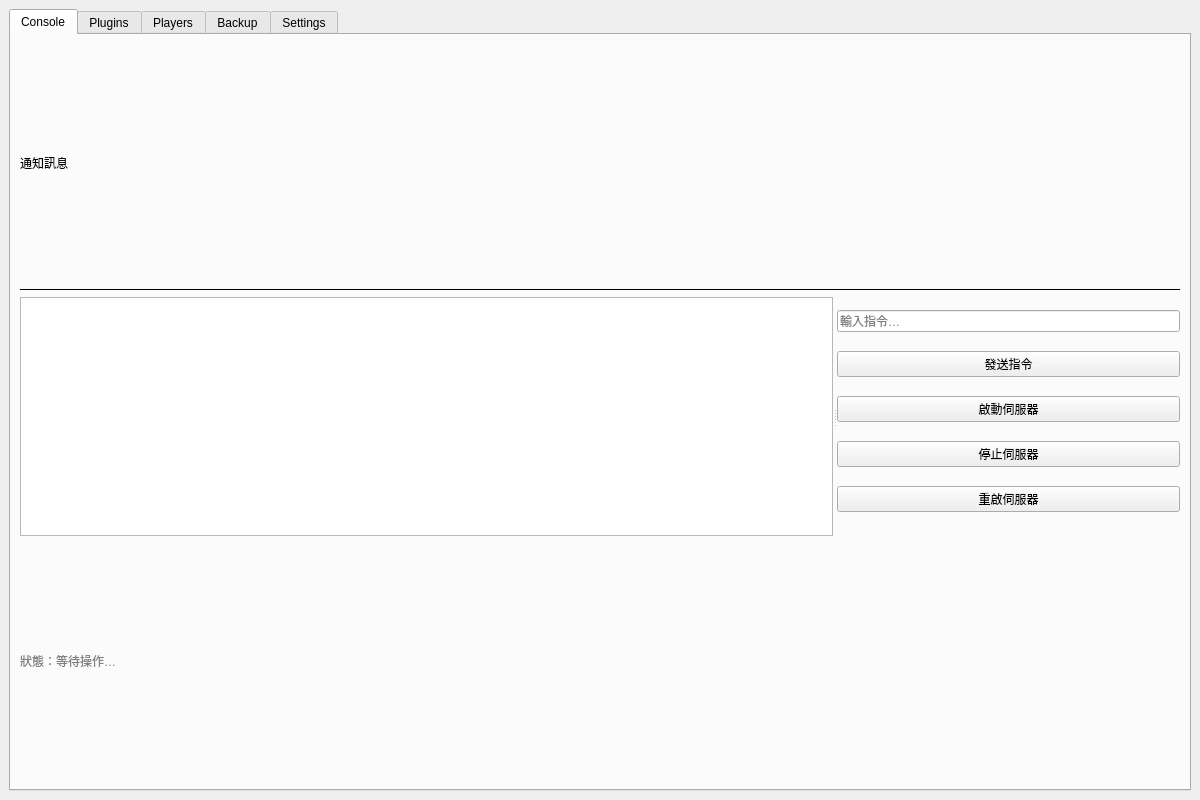
<?xml version="1.0" encoding="UTF-8"?>
<ui version="4.0">
 <class>MainWindow</class>
 <widget class="QMainWindow" name="MainWindow">
  <property name="geometry">
   <rect><x>0</x><y>0</y><width>1200</width><height>800</height></rect>
  </property>
  <property name="windowTitle">
   <string>Zientis Server Manager</string>
  </property>
  <widget class="QWidget" name="centralwidget">
   <layout class="QVBoxLayout" name="verticalLayout_main">
    <item>
     <widget class="QTabWidget" name="tabWidget">
<widget class="QWidget" name="tab_console">
 <attribute name="title">
  <string>Console</string>
 </attribute>
 <layout class="QVBoxLayout" name="vbox_console">
  <item>
   <widget class="QLabel" name="label_notify_console">
    <property name="text"><string>通知訊息</string></property>
    <property name="minimumHeight"><number>30</number></property>
   </widget>
  </item>
  <item>
   <widget class="QFrame" name="line_console">
    <property name="frameShape"><enum>QFrame::HLine</enum></property>
   </widget>
  </item>
  <item>
   <widget class="QSplitter" name="splitter_console">
    <property name="orientation"><enum>Qt::Horizontal</enum></property>
    <widget class="QTextEdit" name="text_log"/>
    <widget class="QWidget" name="panel_console_right">
     <layout class="QVBoxLayout" name="vbox_console_right">
      <item>
       <widget class="QLineEdit" name="edit_command">
        <property name="placeholderText"><string>輸入指令…</string></property>
       </widget>
      </item>
      <item>
       <widget class="QPushButton" name="btn_send_command">
        <property name="text"><string>發送指令</string></property>
       </widget>
      </item>
      <item>
       <widget class="QPushButton" name="btn_start">
        <property name="text"><string>啟動伺服器</string></property>
       </widget>
      </item>
      <item>
       <widget class="QPushButton" name="btn_stop">
        <property name="text"><string>停止伺服器</string></property>
       </widget>
      </item>
      <item>
       <widget class="QPushButton" name="btn_restart">
        <property name="text"><string>重啟伺服器</string></property>
       </widget>
      </item>
      <item>
       <spacer name="verticalSpacer1"><property name="orientation"><enum>Qt::Vertical</enum></property></spacer>
      </item>
     </layout>
    </widget>
   </widget>
  </item>
  <item>
   <widget class="QLabel" name="lbl_status_console">
    <property name="text"><string>狀態：等待操作…</string></property>
    <property name="styleSheet"><string>color:gray;</string></property>
   </widget>
  </item>
 </layout>
</widget>
<widget class="QWidget" name="tab_plugins">
 <attribute name="title">
  <string>Plugins</string>
 </attribute>
 <layout class="QVBoxLayout" name="vbox_plugins">
  <item>
   <widget class="QLabel" name="label_notify_plugins">
    <property name="text"><string>通知訊息</string></property>
    <property name="minimumHeight"><number>30</number></property>
   </widget>
  </item>
  <item>
   <widget class="QFrame" name="line_plugins">
    <property name="frameShape"><enum>QFrame::HLine</enum></property>
   </widget>
  </item>
  <item>
   <widget class="QSplitter" name="splitter_plugins">
    <property name="orientation"><enum>Qt::Horizontal</enum></property>
    <widget class="QTableWidget" name="table_plugins"/>
    <widget class="QWidget" name="panel_plugins_right">
     <layout class="QVBoxLayout" name="vbox_plugins_right">
      <item>
       <widget class="QPushButton" name="btn_plugin_add">
        <property name="text"><string>新增插件</string></property>
       </widget>
      </item>
      <item>
       <widget class="QPushButton" name="btn_plugin_remove">
        <property name="text"><string>移除插件</string></property>
       </widget>
      </item>
      <item>
       <widget class="QPushButton" name="btn_plugin_reload">
        <property name="text"><string>重新載入</string></property>
       </widget>
      </item>
      <item>
       <widget class="QPushButton" name="btn_plugin_check_updates">
        <property name="text"><string>檢查更新</string></property>
       </widget>
      </item>
      <item>
       <widget class="QPushButton" name="btn_plugin_enable">
        <property name="text"><string>啟用插件</string></property>
       </widget>
      </item>
      <item>
       <widget class="QPushButton" name="btn_plugin_disable">
        <property name="text"><string>停用插件</string></property>
       </widget>
      </item>
      <item>
       <spacer name="verticalSpacer2"><property name="orientation"><enum>Qt::Vertical</enum></property></spacer>
      </item>
     </layout>
    </widget>
   </widget>
  </item>
  <item>
   <widget class="QLabel" name="lbl_status_plugins">
    <property name="text"><string>狀態：等待操作…</string></property>
    <property name="styleSheet"><string>color:gray;</string></property>
   </widget>
  </item>
 </layout>
</widget>
<widget class="QWidget" name="tab_players">
 <attribute name="title">
  <string>Players</string>
 </attribute>
 <layout class="QVBoxLayout" name="vbox_players">
  <item>
   <widget class="QLabel" name="label_notify_players">
    <property name="text"><string>通知訊息</string></property>
    <property name="minimumHeight"><number>30</number></property>
   </widget>
  </item>
  <item>
   <widget class="QFrame" name="line_players">
    <property name="frameShape"><enum>QFrame::HLine</enum></property>
   </widget>
  </item>
  <item>
   <widget class="QSplitter" name="splitter_players">
    <property name="orientation"><enum>Qt::Horizontal</enum></property>
    <widget class="QListWidget" name="list_players"/>
    <widget class="QWidget" name="panel_players_right">
     <layout class="QVBoxLayout" name="vbox_players_right">
      <!-- 可自訂管理功能，這邊主力依右鍵功能 -->
      <item>
       <widget class="QLabel" name="label_player_tip">
        <property name="text"><string>雙擊或右鍵玩家進行管理</string></property>
       </widget>
      </item>
      <item>
       <spacer name="verticalSpacer3"><property name="orientation"><enum>Qt::Vertical</enum></property></spacer>
      </item>
     </layout>
    </widget>
   </widget>
  </item>
  <item>
   <widget class="QLabel" name="lbl_status_players">
    <property name="text"><string>狀態：等待操作…</string></property>
    <property name="styleSheet"><string>color:gray;</string></property>
   </widget>
  </item>
 </layout>
</widget>
<widget class="QWidget" name="tab_backup">
 <attribute name="title">
  <string>Backup</string>
 </attribute>
 <layout class="QVBoxLayout" name="vbox_backup">
  <item>
   <widget class="QLabel" name="label_notify_backup">
    <property name="text"><string>通知訊息</string></property>
    <property name="minimumHeight"><number>30</number></property>
   </widget>
  </item>
  <item>
   <widget class="QFrame" name="line_backup">
    <property name="frameShape"><enum>QFrame::HLine</enum></property>
   </widget>
  </item>
  <item>
   <widget class="QSplitter" name="splitter_backup">
    <property name="orientation"><enum>Qt::Horizontal</enum></property>
    <widget class="QListWidget" name="list_backup"/>
    <widget class="QWidget" name="panel_backup_right">
     <layout class="QVBoxLayout" name="vbox_backup_right">
      <item>
       <widget class="QPushButton" name="btn_backup">
        <property name="text"><string>執行手動備份</string></property>
       </widget>
      </item>
      <item>
       <spacer name="verticalSpacer4"><property name="orientation"><enum>Qt::Vertical</enum></property></spacer>
      </item>
     </layout>
    </widget>
   </widget>
  </item>
  <item>
   <widget class="QLabel" name="lbl_status_backup">
    <property name="text"><string>狀態：等待操作…</string></property>
    <property name="styleSheet"><string>color:gray;</string></property>
   </widget>
  </item>
 </layout>
</widget>
<widget class="QWidget" name="tab_settings">
 <attribute name="title">
  <string>Settings</string>
 </attribute>
 <layout class="QVBoxLayout" name="vbox_settings">
  <item>
   <widget class="QLabel" name="label_notify_settings">
    <property name="text"><string>通知訊息</string></property>
    <property name="minimumHeight"><number>30</number></property>
   </widget>
  </item>
  <item>
   <widget class="QFrame" name="line_settings">
    <property name="frameShape"><enum>QFrame::HLine</enum></property>
   </widget>
  </item>
  <item>
   <widget class="QWidget" name="panel_settings_main">
    <layout class="QFormLayout" name="form_settings">
     <item row="0" column="0">
      <widget class="QLabel" name="label_core"><property name="text"><string>核心類型</string></property></widget>
     </item>
     <item row="0" column="1">
      <widget class="QComboBox" name="combo_core"/>
     </item>
     <item row="1" column="0">
      <widget class="QLabel" name="label_core_path"><property name="text"><string>核心檔案路徑</string></property></widget>
     </item>
     <item row="1" column="1">
      <widget class="QLineEdit" name="edit_core_path"/>
     </item>
     <item row="1" column="2">
      <widget class="QPushButton" name="btn_core_path"><property name="text"><string>選擇...</string></property></widget>
     </item>
     <item row="2" column="0">
      <widget class="QLabel" name="label_folder_path"><property name="text"><string>伺服器資料夾</string></property></widget>
     </item>
     <item row="2" column="1">
      <widget class="QLineEdit" name="edit_folder_path"/>
     </item>
     <item row="2" column="2">
      <widget class="QPushButton" name="btn_folder"><property name="text"><string>選擇...</string></property></widget>
     </item>
     <item row="3" column="0">
      <widget class="QLabel" name="label_java_path"><property name="text"><string>Java 路徑</string></property></widget>
     </item>
     <item row="3" column="1">
      <widget class="QLineEdit" name="edit_java_path"/>
     </item>
     <item row="3" column="2">
      <widget class="QPushButton" name="btn_java"><property name="text"><string>選擇...</string></property></widget>
     </item>
     <item row="4" column="0">
      <widget class="QLabel" name="label_xms"><property name="text"><string>啟動記憶體 (Xms, MB)</string></property></widget>
     </item>
     <item row="4" column="1">
      <widget class="QSpinBox" name="spin_xms"><property name="minimum"><number>128</number></property><property name="maximum"><number>65536</number></property></widget>
     </item>
     <item row="5" column="0">
      <widget class="QLabel" name="label_xmx"><property name="text"><string>最大記憶體 (Xmx, MB)</string></property></widget>
     </item>
     <item row="5" column="1">
      <widget class="QSpinBox" name="spin_xmx"><property name="minimum"><number>128</number></property><property name="maximum"><number>65536</number></property></widget>
     </item>
     <item row="6" column="0">
      <widget class="QLabel" name="label_args"><property name="text"><string>Java 啟動參數</string></property></widget>
     </item>
     <item row="6" column="1">
      <widget class="QLineEdit" name="edit_args"/>
     </item>
     <item row="7" column="0">
      <widget class="QLabel" name="label_port"><property name="text"><string>伺服器端口</string></property></widget>
     </item>
     <item row="7" column="1">
      <widget class="QSpinBox" name="spin_port"><property name="minimum"><number>1</number></property><property name="maximum"><number>65535</number></property></widget>
     </item>
     <item row="8" column="0">
      <widget class="QLabel" name="label_max_players"><property name="text"><string>最大玩家數</string></property></widget>
     </item>
     <item row="8" column="1">
      <widget class="QSpinBox" name="spin_max_players"><property name="minimum"><number>1</number></property><property name="maximum"><number>500</number></property></widget>
     </item>
     <item row="9" column="0">
      <widget class="QLabel" name="label_world_path"><property name="text"><string>世界路徑</string></property></widget>
     </item>
     <item row="9" column="1">
      <widget class="QLineEdit" name="edit_world_path"/>
     </item>
     <item row="9" column="2">
      <widget class="QPushButton" name="btn_world"><property name="text"><string>選擇...</string></property></widget>
     </item>
     <item row="10" column="0">
      <widget class="QLabel" name="label_motd"><property name="text"><string>MOTD</string></property></widget>
     </item>
     <item row="10" column="1">
      <widget class="QLineEdit" name="edit_motd"/>
     </item>
     <item row="11" column="0">
      <widget class="QLabel" name="label_backup"><property name="text"><string>啟用自動備份</string></property></widget>
     </item>
     <item row="11" column="1">
      <widget class="QCheckBox" name="check_backup"/>
     </item>
     <item row="12" column="0">
      <widget class="QLabel" name="label_backup_interval"><property name="text"><string>備份間隔（分鐘）</string></property></widget>
     </item>
     <item row="12" column="1">
      <widget class="QSpinBox" name="spin_backup_interval"><property name="minimum"><number>0</number></property><property name="maximum"><number>1440</number></property></widget>
     </item>
     <item row="13" column="0">
      <widget class="QLabel" name="label_language"><property name="text"><string>語言</string></property></widget>
     </item>
     <item row="13" column="1">
      <widget class="QComboBox" name="combo_language"/>
     </item>
     <item row="14" column="0">
      <widget class="QLabel" name="label_backup_dir"><property name="text"><string>備份資料夾</string></property></widget>
     </item>
     <item row="14" column="1">
      <widget class="QLineEdit" name="edit_backup_dir"/>
     </item>
     <item row="14" column="2">
      <widget class="QPushButton" name="btn_backup_dir"><property name="text"><string>選擇...</string></property></widget>
     </item>
    </layout>
   </widget>
  </item>
  <item>
   <widget class="QPushButton" name="btn_save">
    <property name="text"><string>儲存設定</string></property>
   </widget>
  </item>
  <item>
   <widget class="QLabel" name="lbl_status_settings">
    <property name="text"><string>狀態：等待操作…</string></property>
    <property name="styleSheet"><string>color:gray;</string></property>
   </widget>
  </item>
 </layout>
</widget>
     </widget>
    </item>
   </layout>
  </widget>
 </widget>
 <resources/>
 <connections/>
</ui>
